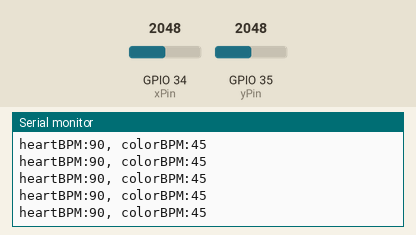
Bench run of a sketch on a simulated ESP32. Parts: the last lines printed to the serial monitor. The inputs (shaded band) are chosen by the test bench; at power-on: GPIO 34 (xPin) = 2048, GPIO 35 (yPin) = 2048.

Above: at 1.2 s.
1.3 s: GPIO 34 (xPin) set to 2866
At 1.31 s:
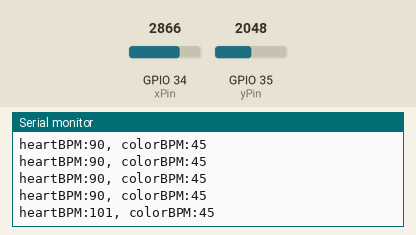
2.8 s: GPIO 35 (yPin) set to 2866
At 2.82 s:
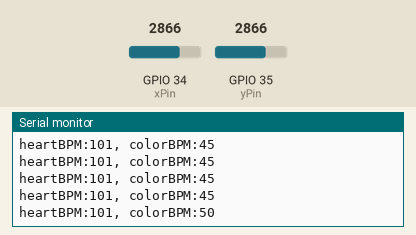
4.3 s: GPIO 34 (xPin) set to 3603
At 4.32 s:
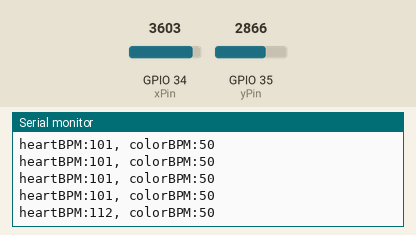
5.8 s: GPIO 35 (yPin) set to 3603
At 5.83 s:
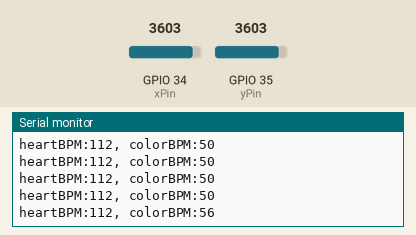
Timing chart, 0 to 8.3 s (numbered marks = the images above; inputs shaded):
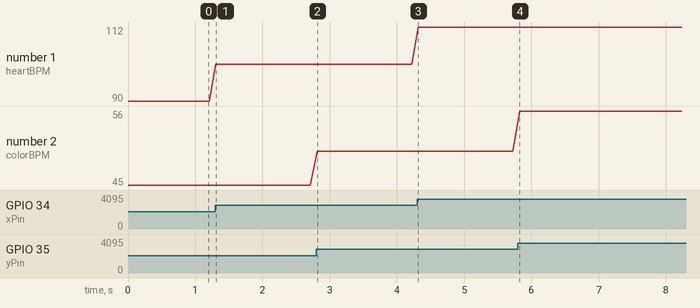

Measured:
- after the input at 1.3 s, the serial monitor: prints a new line at once (image 1)
- after the input at 2.8 s, the serial monitor: prints a new line at once (image 2)
- after the input at 4.3 s, the serial monitor: prints a new line at once (image 3)
- after the input at 5.8 s, the serial monitor: prints a new line at once (image 4)
- plotted number 1: 90 → 101 after the input at 1.3 s, 101 → 112 after the input at 4.3 s
- plotted number 2: 45 → 50 after the input at 2.8 s, 50 → 56 after the input at 5.8 s

The sketch:

heartbeat_rate2.ino
```cpp
const int xPin = 34;  // X-axis analog input pin
const int yPin = 35;  // Y-axis analog input pin
const int xMin = 0;   // minimum X value
const int xMax = 4095;  // maximum X value
const int yMin = 0;   // minimum Y value
const int yMax = 4095;  // maximum Y value
const int heartMinBPM = 60;  // minimum BPM
const int heartMaxBPM = 120; // maximum BPM
const int colorMinBPM = 30;  // minimum BPM for color
const int colorMaxBPM = 60;  // maximum BPM for color

void setup() {
  Serial.begin(115200); // initialize serial communication
}

void loop() {
  int xVal = analogRead(xPin); // read X-axis value
  int yVal = analogRead(yPin); // read Y-axis value

  // map X value to heartbeat rate (BPM)
  int heartBPM = map(xVal, xMin, xMax, heartMinBPM, heartMaxBPM);

  // map Y value to color rate (BPM)
  int colorBPM = map(yVal, yMin, yMax, colorMinBPM, colorMaxBPM);

  // send mapped values to computer via serial communication
  Serial.print("heartBPM:");
  Serial.print(heartBPM);
  Serial.print(", colorBPM:");
  Serial.println(colorBPM);

  delay(100); // wait for 100 milliseconds
}
```
